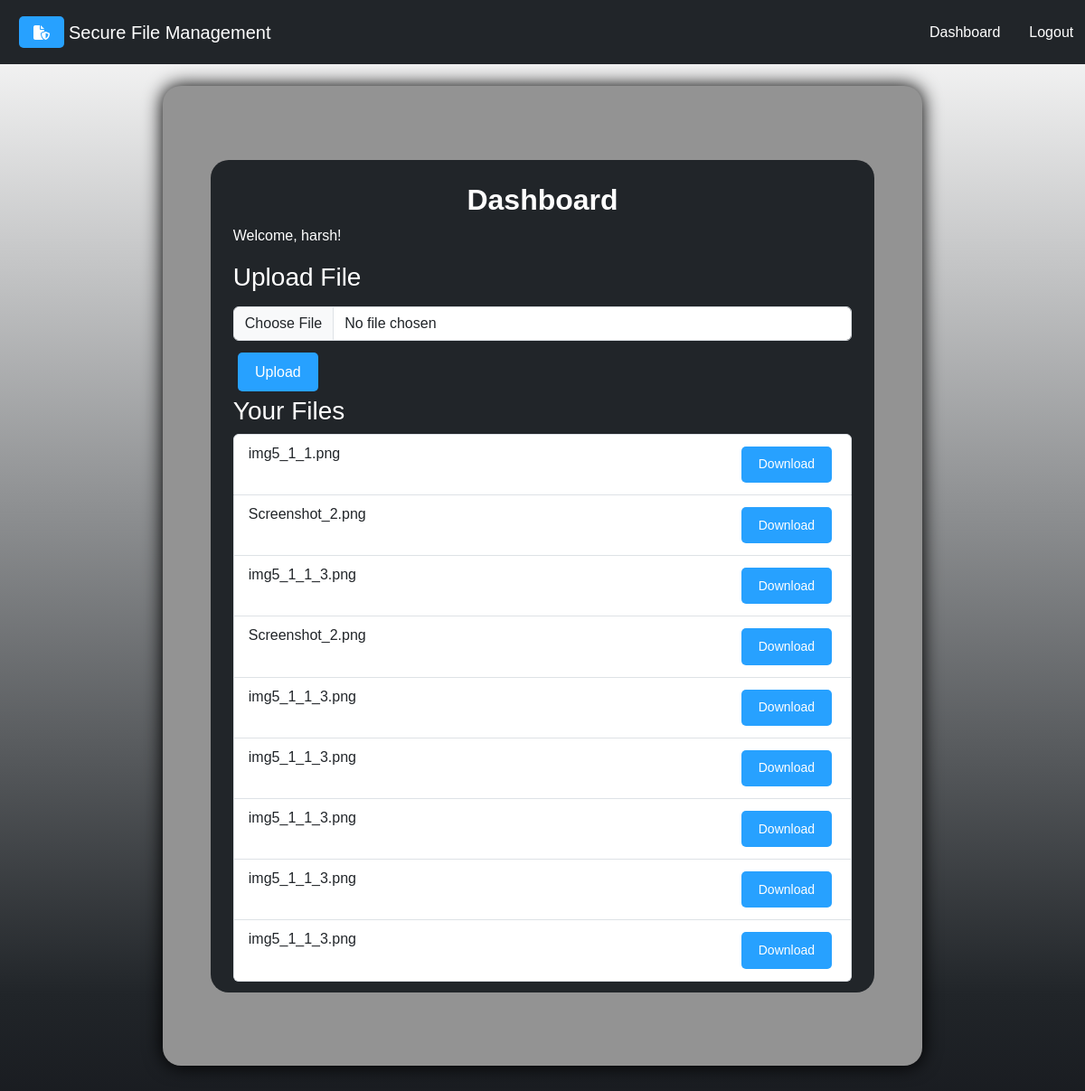
Page /dashboard (signed in) on the committed database.
### models.py (models this page shows)
class User(db.Model, UserMixin):
    id = db.Column(db.Integer, primary_key=True)
    username = db.Column(db.String(100), unique=True, nullable=False)
    email = db.Column(db.String(100), unique=True, nullable=False)
    password = db.Column(db.String(100), nullable=False)

class File(db.Model):
    id = db.Column(db.Integer, primary_key=True)
    filename = db.Column(db.String(255), nullable=False)
    user_id = db.Column(
        db.Integer, db.ForeignKey("user.id", name="fk_file_user"), nullable=False
    )
    encrypted_filename = db.Column(db.String(255), nullable=False)
    upload_date = db.Column(db.DateTime, default=lambda: datetime.now(timezone.utc))
    token = db.Column(
        db.String(64), unique=True, nullable=True
    )  # Unique token for access
    token_expiration = db.Column(
        db.DateTime(timezone=True), nullable=True
    )  # ✅ Fixed (Aware)

### app.py (the view)
@app.route("/dashboard")
@login_required
def dashboard():
    files = File.query.filter_by(user_id=current_user.id).all()
    return render_template("dashboard.html", files=files)

### app.py (called while the page is built)
@login_manager.user_loader
def load_user(user_id):
    return User.query.get(int(user_id))

### templates/dashboard.html (shortened to what this page needs)
{% extends 'base.html' %}
{% block navbar %}
<nav class="navbar navbar-expand-lg navbar-dark bg-dark">
    <a class="navbar-brand" href="{{ url_for('index') }}">
        <i class="fa-solid fa-file-shield btn btn-danger text-white px-3"></i> Secure File Management
    </a>
     <a style="    margin-left: 65%;" href="{{ url_for('dashboard') }}">Dashboard</a>
                    <a  href="{{ url_for('logout') }}">Logout</a>
</nav>
{% endblock %}
{% block content %}
<div class="dashboard-container">
    <h2>Dashboard</h2>
    <p>Welcome, {{ current_user.username }}!</p>
    <h3>Upload File</h3>
    <form action="{{ url_for('upload_file') }}" method="POST" enctype="multipart/form-data">
        <input type="file" name="file" class="form-control mb-2">
        <button type="submit" class="btn btn-primary">Upload</button>
    </form>
    <h3>Your Files</h3>
    <ul class="list-group">
        {% for file in files %}
            <li class="list-group-item" style="display: flex; justify-content:space-between;">
                {{ file.filename }}
                <a href="{{ url_for('download_file', file_id=file.id) }}" class="btn btn-sm btn-success">Download</a>
            </li>
        {% endfor %}
    </ul>
</div>
{% endblock %}

### templates/base.html (shortened to what this page needs)
<!DOCTYPE html>
<html lang="en">
<head>
    <link rel="stylesheet" href="https://cdn.jsdelivr.net/npm/bootstrap@5.3.0/dist/css/bootstrap.min.css">
    <link rel="stylesheet" href="https://cdnjs.cloudflare.com/ajax/libs/font-awesome/6.4.0/css/all.min.css">
    <link rel="stylesheet" href="{{ url_for('static', filename='style.css') }}">
</head>
<body>
    {% block navbar %}{% endblock %}
    {% with messages = get_flashed_messages(with_categories=true) %}
    <div class="container mt-4">
        {% endwith %}
        {% block content %}{% endblock %}
    </div>
</body>
</html>

### static/style.css (style rules this page uses)
* { margin: 0; padding: 0; box-sizing: border-box; }
html, body { height: 100%; margin: 0; padding: 0; }
body { font-family: 'Arial', sans-serif; background: rgb(3, 2, 9); background: linear-gradient(0deg, rgba(3, 2, 9, 1) 0%, rgba(33, 37, 41, 1) 29%, rgba(252, 252, 252, 1) 99%, rgba(255, 255, 255, 1) 100%); color: #333; line-height: 1.6; height: 100%; }
.container { display: flex; justify-content: center; align-items: center; width: 70%; height: 70%; max-width: 1200px; margin: auto; background-color: rgb(165, 131, 131); border-radius: 20px; background-color: rgb(147 147 147); box-shadow: 0px 0px 20px 1px black; margin-top: 60px; }
.dashboard-container { width: 90%; flex-direction: column; background-color: #212529; color: white; overflow: scroll; height: 85%; padding: 25px; border-radius: 20px; }
.dashboard-container h2 { text-align: center; font-weight: 600; }
nav { background-color: #333; }
nav a { color: white; text-decoration: none; padding: 0.5rem 1rem; display: flex; justify-content: space-between; align-items: center; width: 18%; }
button, .btn { display: inline-block; padding: 0.6rem 1.2rem; color: white; background-color: #27a1ff; border: none; border-radius: 5px; margin: 5px; }
form { margin-top: 1rem; }
form input, form textarea, form select { width: calc(100% - .5rem); padding: .5rem .25rem; }

### rows in the picture
User: username "harsh"
File: filename "img5_1_1.png"
File: filename "Screenshot_2.png"
File: filename "img5_1_1_3.png"
File: filename "Screenshot_2.png"
File: filename "img5_1_1_3.png"
File: filename "img5_1_1_3.png"
File: filename "img5_1_1_3.png"
File: filename "img5_1_1_3.png"
File: filename "img5_1_1_3.png"
